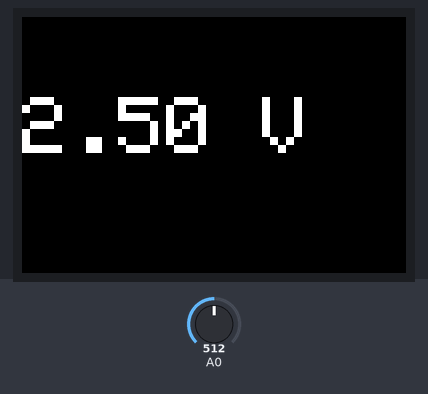
This sketch was run on a simulated Arduino Uno, built with avr-gcc and run on an emulated ATmega328P. On the bench: 96×64 colour display. The test bench sets the inputs (shaded band); at power-on: A0 = 512. What the sketch prints to the serial monitor is not drawn.

Above: at 1.3 s.
1.4 s: A0 set to 716
At 2.9 s:
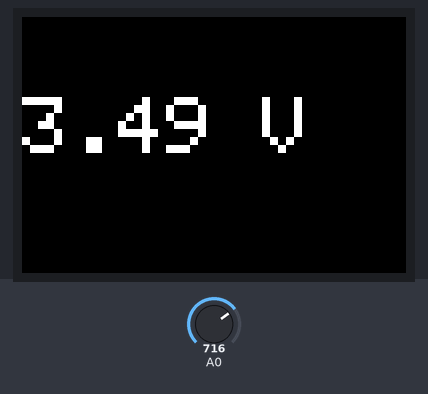
3.6 s: A0 set to 900
At 5.0 s:
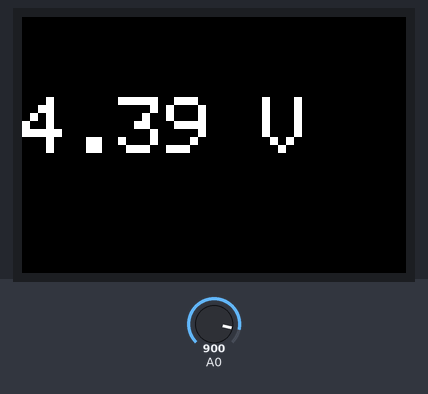
5.6 s: A0 set to 1023
At 7.0 s:
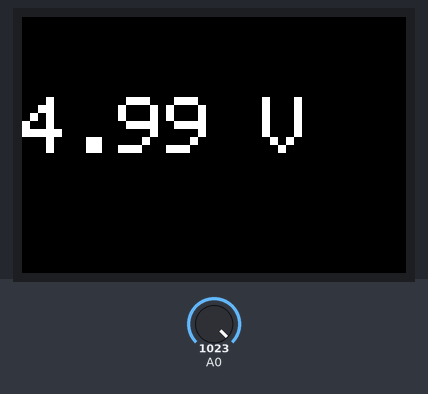
Timing chart, 0 to 8.6 s (numbered marks = the images above; inputs shaded):
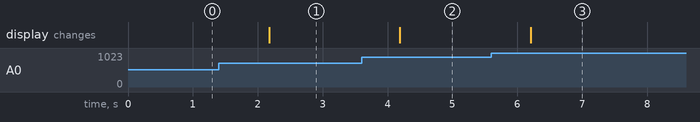

Measured:
- after the input at 1.4 s, the display: changes after 0.77 s (image 1)
- after the input at 3.6 s, the display: changes after 0.59 s (image 2)
- after the input at 5.6 s, the display: changes after 0.60 s (image 3)

The sketch:

showvolt.ino
```cpp
//Melentii Evghenii

#define sclk 13
#define mosi 11
#define cs   10
#define rst  9
#define dc   8

#include <Adafruit_GFX.h>
#include <Adafruit_SSD1331.h>
#include <SPI.h>
#include <string.h>

Adafruit_SSD1331 display = Adafruit_SSD1331(cs, dc, mosi, sclk, rst);


#define  BLACK           0x0000
#define BLUE            0x001F
#define RED             0xF800
#define GREEN           0x07E0
#define CYAN            0x07FF
#define MAGENTA         0xF81F
#define YELLOW          0xFFE0
#define WHITE           0xFFFF

String st;
void setup(void) {
  display.begin();
  Serial.begin(9600);
}

void loop() {
  display.fillScreen(BLACK);
  display.setCursor(0,20);
  display.setTextSize(2);
  display.setTextColor(WHITE);
  Serial.println(analogRead(A0));
  st = (analogRead(A0)*0.00488); //to 5 Volt transformation
  Serial.println(st);
  display.print(st+" V");
  delay(1000);
}
```
